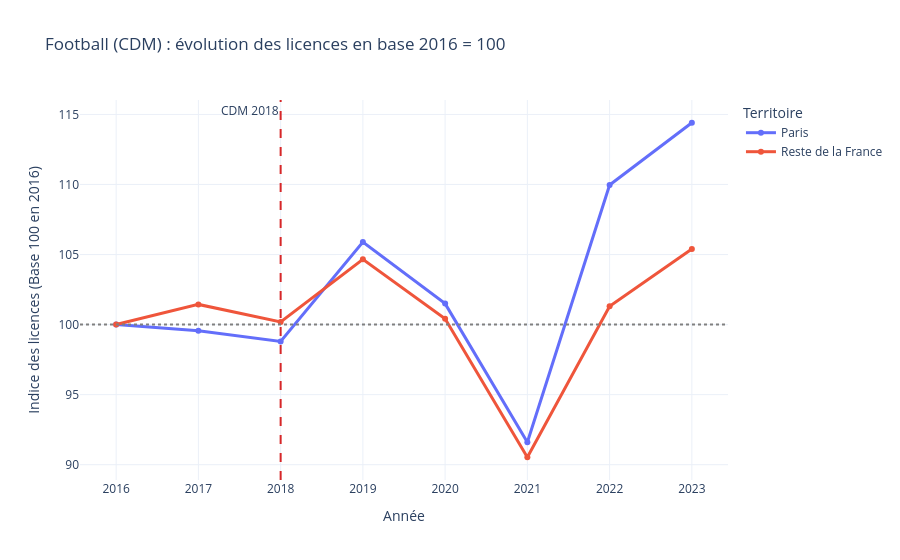

Notebook code for this chart:
### Markdown cell above
Meme exercice avec le football et la coupe du monde de 2018

### Code cell
from src.processing import (
    preparer_serie_base_100,
    calculer_ecart_double_difference,
    calculer_croissance_departementale,
)
import importlib
import src.viz as vz

importlib.reload(vz)
from src.viz import plot_effet_local_base100, plot_carte_croissance_dep

# Exemple : football
CODE_FF = "111"
df_ping_100 = preparer_serie_base_100(
    df_licences,
    federation=CODE_FF,
    dep_cible="75",
    annee_ref=2016,
    label_cible="Paris",
    col_fed="code_fed",
)

ecart_did = calculer_ecart_double_difference(
    df_ping_100,
    label_cible="Paris",
    annee_avant=2016,
    annee_apres=2023,
)
print(f"Surplus de croissance dans Paris (2019-2023) : {ecart_did:+.1f} points d'indice")

fig_courbe = plot_effet_local_base100(
    df_ping_100, "Football", "CDM", annee_ref=2016, annee_evenement=2018, evenement_label="CDM 2018"
)
fig_courbe.show()


df_ping_carte = calculer_croissance_departementale(
    df_licences,
    federation=CODE_FF,
    annee_debut=2016,
    annee_fin=2023,
    col_fed="code_fed",
)
fig_carte = plot_carte_croissance_dep(df_ping_carte, "Football", annee_debut=2016, annee_fin=2023)
fig_carte.show()

### Figure 1 — Plotly figure (JSON) as saved in the notebook; plotly's stock layout.template omitted (floating-point values rounded to 4 significant figures)
{"data": [{"hovertemplate": "Territoire=Paris<br>Année=%{x}<br>Indice des licences (Base 100 en 2016)=%{y}<extra></extra>", "legendgroup": "Paris", "line": {"color": "#636efa", "dash": "solid", "width": 3}, "marker": {"symbol": "circle"}, "mode": "lines+markers", "name": "Paris", "orientation": "v", "showlegend": true, "type": "scatter", "x": [2016, 2017, 2018, 2019, 2020, 2021, 2022, 2023], "xaxis": "x", "y": [100.0, 99.57, 98.8, 105.9, 101.5, 91.61, 110.0, 114.4], "yaxis": "y"}, {"hovertemplate": "Territoire=Reste de la France<br>Année=%{x}<br>Indice des licences (Base 100 en 2016)=%{y}<extra></extra>", "legendgroup": "Reste de la France", "line": {"color": "#EF553B", "dash": "solid", "width": 3}, "marker": {"symbol": "circle"}, "mode": "lines+markers", "name": "Reste de la France", "orientation": "v", "showlegend": true, "type": "scatter", "x": [2016, 2017, 2018, 2019, 2020, 2021, 2022, 2023], "xaxis": "x", "y": [100.0, 101.4, 100.2, 104.7, 100.4, 90.53, 101.3, 105.4], "yaxis": "y"}], "layout": {"annotations": [{"showarrow": false, "text": "CDM 2018", "x": 2018, "xanchor": "right", "xref": "x", "y": 1, "yanchor": "top", "yref": "y domain"}], "legend": {"title": {"text": "Territoire"}, "tracegroupgap": 0}, "shapes": [{"line": {"color": "gray", "dash": "dot"}, "type": "line", "x0": 0, "x1": 1, "xref": "x domain", "y0": 100, "y1": 100, "yref": "y"}, {"line": {"color": "#d62728", "dash": "dash"}, "type": "line", "x0": 2018, "x1": 2018, "xref": "x", "y0": 0, "y1": 1, "yref": "y domain"}], "title": {"text": "Football (CDM) : évolution des licences en base 2016 = 100"}, "xaxis": {"anchor": "y", "domain": [0, 1], "title": {"text": "Année"}}, "yaxis": {"anchor": "x", "domain": [0, 1], "title": {"text": "Indice des licences (Base 100 en 2016)"}}}}
